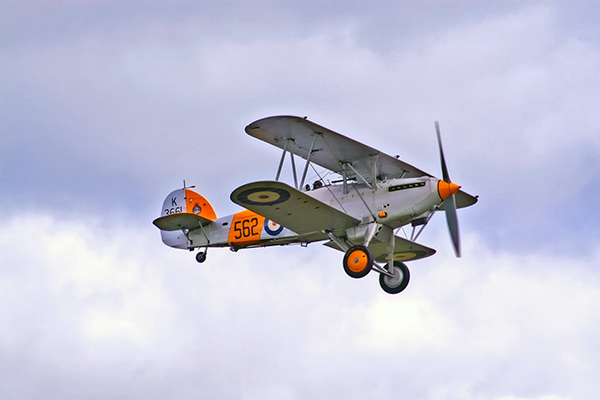
#> input picture data2/airplane.bmp, 600 x 400 px
$ python ex_addweighted.py
#> lines starting #> are read from the running program, lines starting #| are printed output that depends on the picture
import cv2
import numpy as np

isColor = True

src1 = cv2.imread('data2/airplane.bmp')
#> src1 is the input picture: shape (400, 600, 3); mean B, G, R 217.1, 197.6, 196.8
src2 = cv2.imread('data2/field.bmp')
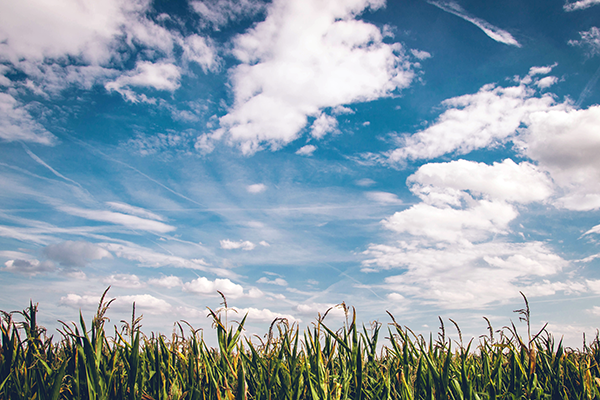
#> input picture data2/field.bmp, 600 x 400 px
#> src2 is the input picture: shape (400, 600, 3); mean B, G, R 173.2, 160.3, 141.8

alpha = 0.23
beta = 1 - alpha

dst1 = cv2.addWeighted(src1, alpha=alpha, src2 = src2, beta = beta, gamma=0)
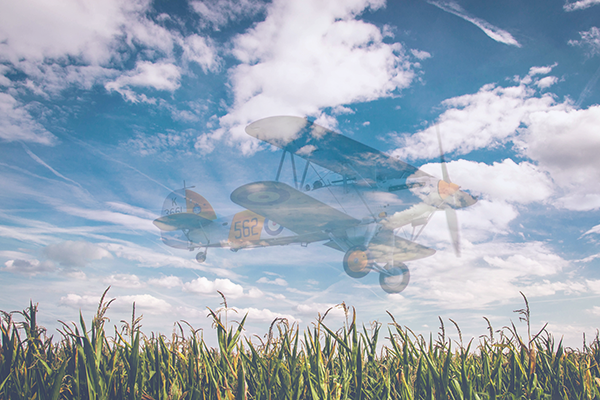
#> dst1: shape (400, 600, 3); mean B, G, R 183.3, 168.9, 154.5


cv2.imshow('src1', src1)
cv2.imshow('src2', src2)
cv2.imshow('dst1', dst1)
cv2.waitKey()
cv2.destroyAllWindows()
